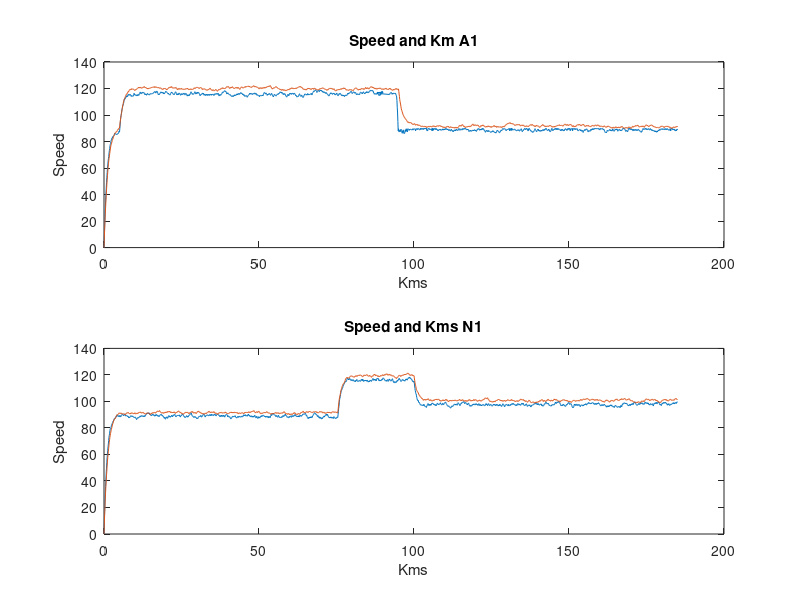

Recreate this plot in MATLAB.
clc

sA1D1 = dlmread('files/a1-driver1-log.csv',',');
sA1D2 = dlmread('files/a1-driver2-log.csv',',');

sN1D1 = dlmread('files/n1-driver1-log.csv',',');
sN1D2 = dlmread('files/n1-driver2-log.csv',',');

subplot(2,1,1);
plot( sA1D1(:,1 ) , sA1D1(:,2) , sA1D2(:,1 ), sA1D2(:,2) );
title('Speed and Km A1')
xlabel('Kms')
ylabel('Speed')

subplot(2,1,2);
plot( sN1D1(:,1 ) , sN1D1(:,2) , sN1D2(:,1 ) , sN1D2(:,2) ) ;
title('Speed and Kms N1')
xlabel('Kms')
ylabel('Speed')


meanN1D1 = mean(sN1D1( : , 2 ));
dtN1D1 = std(sN1D1( : , 2 ));
maximN1D1 = max(sN1D1( : , 2 ));
minimN1D1 = min(sN1D1( : , 2 ));

fprintf('\ndriver1 statistics in route n1:\n');
fprintf('Mean speed: %.2f (dt:%.2f)\n',meanN1D1,dtN1D1);
fprintf('Min-Max speed: [%.2f,%.2f]\n',minimN1D1, maximN1D1 );

meanN1D2 = mean(sN1D2( : , 2 ));
dtN1D2 = std(sN1D2( : , 2 ));
maximN1D2 = max(sN1D2( : , 2 ));
minimN1D2 = min(sN1D2( : , 2 ));

fprintf('\ndriver2 statistics in route n1:\n');
fprintf('Mean speed: %.2f (dt:%.2f)\n',meanN1D2,dtN1D2);
fprintf('Min-Max speed: [%.2f,%.2f]\n',minimN1D2, maximN1D2 );

meanA1D1 = mean(sA1D1( : , 2 ));
dtA1D1 = std(sA1D1( : , 2 ));
maximA1D1 = max(sA1D1( : , 2 ));
minimA1D1 = min(sA1D1( : , 2 ));

fprintf('\ndriver1 statistics in route a1:\n') ;
fprintf('Mean speed: %.2f (dt:%.2f)\n',meanA1D1,dtA1D1);
fprintf('Min-Max speed: [%.2f,%.2f]\n',minimA1D1, maximA1D1 );

meanA1D2 = mean(sA1D2( : , 2 ));
dtA1D2 = std(sA1D2( : , 2 ));
maximA1D2 = max(sA1D2( : , 2 ));
minimA1D2 = min(sA1D2( : , 2 ));

fprintf('\ndriver2 statistics in route a1:\n') ;
fprintf('Mean speed: %.2f (dt:%.2f)\n',meanA1D2,dtA1D2);
fprintf('Min-Max speed: [%.2f,%.2f]\n',minimA1D2, maximA1D2 );


saveas(gcf,'routes-speeds','png')

